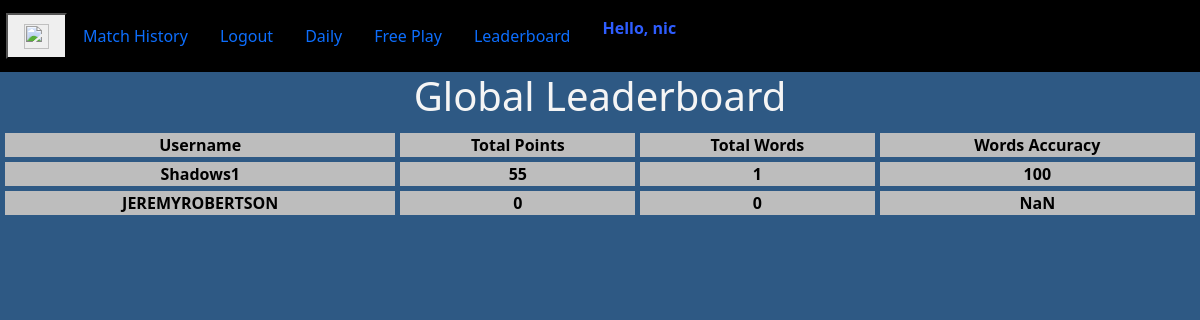
The page /leaderboard (signed in) on the database its author committed.
### app/models.py (models this page shows, shortened)
class User(UserMixin,db.Model):
    id = db.Column(db.Integer, primary_key=True)
    username = db.Column(db.String(64), index=True, unique=True)
    password_hash = db.Column(db.String(128))
    histories = db.relationship('History', backref='user')

class History(db.Model):
    id = db.Column(db.Integer, primary_key=True)
    user_id = db.Column(db.Integer, db.ForeignKey('user.id'))
    date = db.Column(db.DateTime, nullable=False)
    letters = db.Column(db.String(2), nullable=False)
    points = db.Column(db.Integer, nullable=False)
    totalWords = db.Column(db.Integer, nullable=False)
    wordAccuracy = db.Column(db.Integer,nullable=False)
    def __repr__(self):
        return f"<id = {self.id}, user = {self.user_id}, letters = {self.letters}, points = {self.points}, totalWords = {self.totalWords}, wordAccuracy = {self.wordAccuracy} date = {self.date}>"

### app/routes.py (the view)
@app.route('/leaderboard')
def leaderboard():
    leaderboard=[]
    usersList = User.query.all()
    for user in usersList:
        dates = []
        user_histories = user.histories
        print(user_histories)
        if user_histories == []:
            continue
        if str(user_histories[-1].date.date()) == str(date.today()):
            leaderboard.append(
                {
                    "username":user.username,
                    "points":user_histories[-1].points,
                    "totalWords":user_histories[-1].totalWords,
                    "wordAccuracy":user_histories[-1].wordAccuracy
                }
            )
    print(leaderboard)
    leaderboard.sort(key = lambda x : x.get('points'), reverse=True)
    return render_template('leaderboard.html',title="Leaderboard",data=leaderboard)

### app/models.py (called while the page is built)
@login.user_loader
def load_user(id):
    return User.query.get(int(id))

### app/templates/leaderboard.html
{% extends "base.html" %}
{% block content %}
<h1>Global Leaderboard</h1>
<table class="center" style="width: 100%">
    <tr>
        <th>Username</th>
        <th>Total Points</th>
        <th>Total Words</th>
        <th>Words Accuracy</th>
    </tr>
    {% for item in data %}
        <tr>
            <th>{{ item.username }}</th>
            <th>{{ item.points }}</th>
            <th>{{ item.totalWords }}</th>
            <th>{{ item.wordAccuracy }}</th>
        </tr>
    {% endfor %}
</table>
{% endblock %}

### app/templates/base.html (shortened to what this page needs)
<!DOCTYPE html>
<html lang="en">
<head>
    <link rel="stylesheet" href="{{ url_for('static',filename='CSS/Styles.css') }}">
    <link rel="stylesheet" href="{{ url_for('static',filename='CSS/keyboard.css') }}">
    <link rel="stylesheet" href="{{ url_for('static',filename='CSS/Popup.css') }}">
    <link rel="stylesheet" href="{{ url_for('static',filename='CSS/countdown.css') }}">
    <link rel="stylesheet" href="{{ url_for('static',filename='CSS/startButton.css') }}">
    <link rel="stylesheet" href="{{ url_for('static',filename='CSS/timer.css') }}">
    <link href="https://cdn.jsdelivr.net/npm/bootstrap@5.0.2/dist/css/bootstrap.min.css" rel="stylesheet">
</head>
<body id="keys">
    <nav class="navbar navbar-expand-lg" id="nav">
        <button class="nav-link" type="button" onclick="imageChange()"> <img src="https://w7.pngwing.com/pngs/131/14/png-transparent-audio-mute-sound-speaker-volume-basic-web-elements-icon.png" id="myImg" width="25" height="25" /></button>
        {% if current_user.is_anonymous %}
            <a class="nav-link" href="{{ url_for('login') }}">LOGIN</a>
            <a class="nav-link" href="{{ url_for('register') }}">REGISTER</a>
        {% else %}
            <a class="nav-link" href="{{ url_for('matchHistory') }}">Match History</a>
            <a class="nav-link" href="{{ url_for('logout') }}">Logout</a>
            <a class="nav-link" href="{{ url_for('daily') }}">Daily</a>
        {% endif %}
            <a class="nav-link" href="{{ url_for('free_play') }}">Free Play</a>
            <a class="nav-link" href="{{ url_for('leaderboard') }}">Leaderboard</a>
        {% if not current_user.is_anonymous %}
            <p class="nav-link" id="user"> Hello, {{current_user.username}} </p>
        {% endif %}
    </nav>
    {% block content %}
    {% endblock %}
</body>
</html>

### app/static/CSS/Styles.css (style rules this page uses)
body { text-align: center; }
#keys { background-color: #2E5984; }
html { background-color: #2E5984; }
h1 { color: whitesmoke; }
nav { background-color: black; padding-left: 0.5%; }
table.center { color: black; margin-left: auto; margin-right: auto; border-collapse: separate; border-spacing: 5px; }
th, td { background-color: #bdbdbd; }
#user { color: #2e5dff; font-weight: bold; }
#myImg { width: 25px; height: 25px; }

### app/static/CSS/Popup.css (style rules this page uses)
*, *:before, *:after { padding: 0; margin: 0; box-sizing: border-box; }

### rows shown on the page
User: username "nic"
User: username "Shadows1", points "55", totalWords "1", wordAccuracy "100"
User: username "JEREMYROBERTSON"
History: wordAccuracy "NaN"

### other values the page prints
{{ item.points }} "0"
{{ item.totalWords }} "0"
